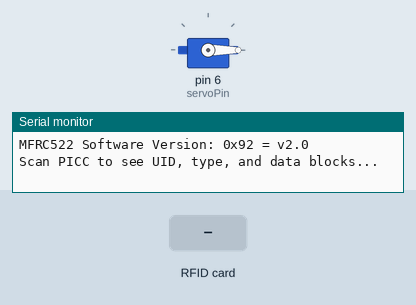
Simulated run of this sketch. Board: Arduino Uno, built with avr-gcc and run on an emulated ATmega328P. Parts: servo, the last lines printed to the serial monitor. The test bench sets the inputs (shaded band).

Above: at 1.7 s.
1.8 s: RFID card CE 62 CE 6F held to the reader
At 3.0 s:
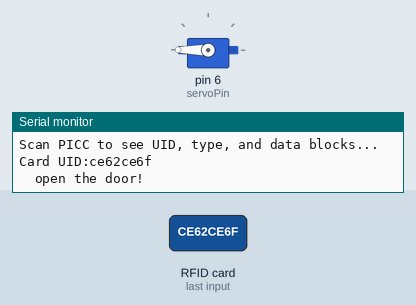
3.3 s: RFID card FB 85 83 72 held to the reader
4.8 s: RFID card 5E 7A 19 C4 held to the reader
Timing chart, 0 to 7.8 s (numbered marks = the images above; inputs shaded):
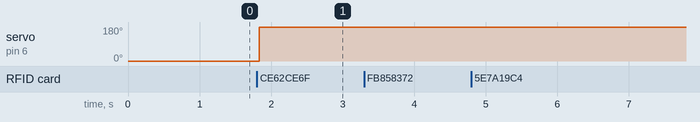

Measured:
- after the input at 1.8 s, servo on pin 6 (servoPin): 0° → 180° at once

The sketch:

Intelligent_access_control.ino
```cpp
/*
 * 名称   : Intelligent_access_control
 * 功能   : RFID控制舵机模拟开门
 * 作者   : http://www.keyes-robot.com/
*/
#include "MFRC522_I2C_SOFT.h"
//IIC引脚默认为A4和A5
// 0x28是SDA上的i2c地址。如果不匹配，请用i2cscanner检查您的地址.
MFRC522 mfrc522(0x28, A4, A5);   // 创建MFRC522实例.

#include <Servo.h>
Servo myservo;  // 创建舵机对象来控制舵机
int servoPin = 6; // 定义舵机引脚D6

String rfid_str = "";

void setup() {
  Serial.begin(115200);
  mfrc522.PCD_Init();
  ShowReaderDetails();           // 显示PCD - MFRC522读卡机
  Serial.println(F("Scan PICC to see UID, type, and data blocks..."));

  myservo.attach(servoPin);  //选择舵机引脚D6
  myservo.write(0);
  delay(500);
}

void loop() {
   if ( ! mfrc522.PICC_IsNewCardPresent() || ! mfrc522.PICC_ReadCardSerial() ) {
    delay(50);
    return;
  }

  //选择一张门卡，UID和SAK分别为mfrc522.uid。

  // 保存UID
  rfid_str = "";  //字符串清空
  Serial.print(F("Card UID:"));
  for (byte i = 0; i < mfrc522.uid.size; i++) {
    rfid_str = rfid_str + String(mfrc522.uid.uidByte[i], HEX);  //转化字符串到实数
    //Serial.print(mfrc522.uid.uidByte[i] < 0x10 ? " 0" : " ");
    //Serial.print(mfrc522.uid.uidByte[i], HEX);
  }
  Serial.println(rfid_str);

  if (rfid_str == "ce62ce6f" || rfid_str == "fb858372") {
    myservo.write(180);
    delay(500);
    Serial.println("  open the door!");
    }
}

void ShowReaderDetails() {
  // 获得MFRC522软件
  byte v = mfrc522.PCD_ReadRegister(mfrc522.VersionReg);
  Serial.print(F("MFRC522 Software Version: 0x"));
  Serial.print(v, HEX);
  if (v == 0x91)
    Serial.print(F(" = v1.0"));
  else if (v == 0x92)
    Serial.print(F(" = v2.0"));
  else
    Serial.print(F(" (unknown)"));
  Serial.println("");
  // 当返回0x00或0xFF时，可能无法传输通信信号
  if ((v == 0x00) || (v == 0xFF)) {
    Serial.println(F("WARNING: Communication failure, is the MFRC522 properly connected?"));
  }
}
```
